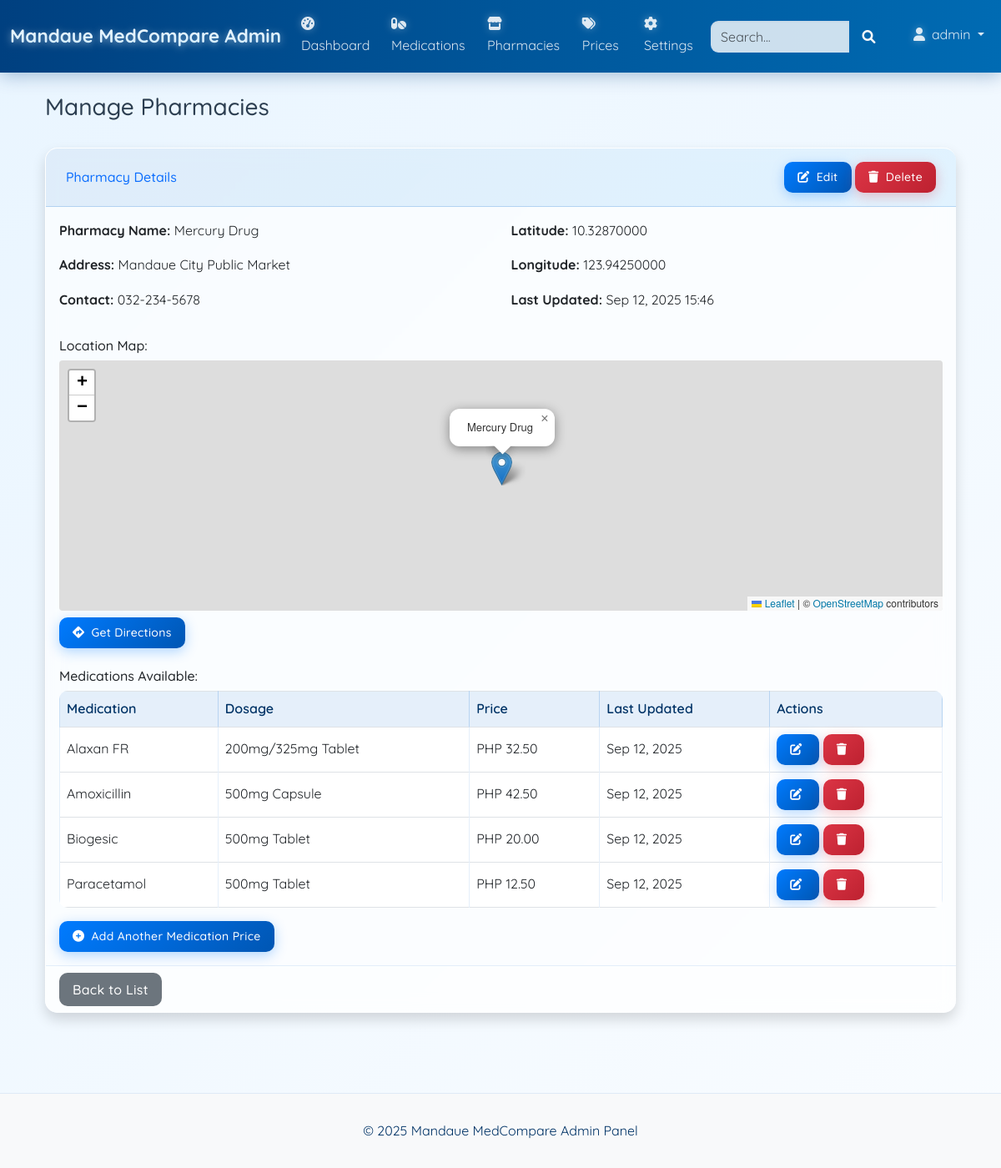
Page /admin/pharmacies.php?action=view&id=2 (signed in) on the committed database.
### tables this page shows
CREATE TABLE `pharmacies` (
  `id` int(11) NOT NULL,
  `name` varchar(255) NOT NULL,
  `address` text NOT NULL,
  `contact` varchar(100) DEFAULT NULL,
  `latitude` decimal(10,8) DEFAULT NULL,
  `longitude` decimal(11,8) DEFAULT NULL,
  `created_at` timestamp NOT NULL DEFAULT current_timestamp(),
  `updated_at` timestamp NOT NULL DEFAULT current_timestamp() ON UPDATE current_timestamp()
);

CREATE TABLE `medication_prices` (
  `id` int(11) NOT NULL,
  `medication_id` int(11) NOT NULL,
  `pharmacy_id` int(11) NOT NULL,
  `price` decimal(10,2) NOT NULL,
  `created_at` timestamp NOT NULL DEFAULT current_timestamp(),
  `updated_at` timestamp NOT NULL DEFAULT current_timestamp() ON UPDATE current_timestamp(),
  `status` enum('available','out_of_stock') NOT NULL DEFAULT 'available'
);

CREATE TABLE `medications` (
  `id` int(11) NOT NULL,
  `name` varchar(255) NOT NULL,
  `generic_name` varchar(255) DEFAULT NULL,
  `dosage` varchar(100) NOT NULL,
  `form` varchar(100) NOT NULL,
  `description` text DEFAULT NULL,
  `created_at` timestamp NOT NULL DEFAULT current_timestamp(),
  `updated_at` timestamp NOT NULL DEFAULT current_timestamp() ON UPDATE current_timestamp()
);

### includes/db.php (called while the page is built, shortened)
<?php
class Database {
    private $connection;
    private static $instance = null;
    private function __construct() {
        $this->connection = new mysqli(DB_HOST, DB_USER, DB_PASS, DB_NAME);
        $this->connection->set_charset('utf8');
    }
    public static function getInstance() {
        if (self::$instance == null) {
            self::$instance = new Database();
        }
        return self::$instance;
    }
    public function query($sql) {
        return $this->connection->query($sql);
    }
}
?>

### admin/pharmacies.php (the view, shortened to what this page needs)
<?php
$pageTitle = "Manage Pharmacies";
include_once 'includes/header.php';
$db = Database::getInstance();
$action = isset($_GET['action']) ? $_GET['action'] : 'list';
$id = isset($_GET['id']) ? (int)$_GET['id'] : 0;
$pharmacy = null;
if (($action === 'edit' || $action === 'view') && $id > 0) {
    $result = $db->query("SELECT * FROM pharmacies WHERE id = $id");
    if ($result && $result->num_rows > 0) {
        $pharmacy = $result->fetch_assoc();
    } else {
        $message = "Pharmacy not found.";
        $messageType = "danger";
        $action = 'list';
    }
}
?>
<div class="container-fluid">
    <div class="d-flex justify-content-between align-items-center mb-4">
        <h1 class="h3 text-gray-800"><?php echo $pageTitle; ?></h1>
    </div>
    <?php if ($action === 'add' || $action === 'edit'): ?>
        <div class="card shadow mb-4">
            <div class="card-header py-3">
                <h6 class="m-0 font-weight-bold text-primary">
                    <?php echo $action === 'add' ? 'Add New Pharmacy' : 'Edit Pharmacy'; ?>
                </h6>
            </div>
            <div class="card-body">
                <form method="POST" action="?action=<?php echo $action; ?><?php echo $action === 'edit' ? '&id=' . $id : ''; ?>">
                    <div class="mb-3">
                        <label for="name" class="form-label">Pharmacy Name <span class="text-danger">*</span></label>
                        <input type="text" class="form-control" id="name" name="name" required
                               value="<?php echo isset($pharmacy) ? htmlspecialchars($pharmacy['name']) : ''; ?>">
                    </div>
                    <div class="mb-3">
                        <label for="address" class="form-label">Address <span class="text-danger">*</span></label>
                        <textarea class="form-control" id="address" name="address" rows="2" required><?php echo isset($pharmacy) ? htmlspecialchars($pharmacy['address']) : ''; ?></textarea>
                    </div>
                    <div class="mb-3">
                        <label for="contact" class="form-label">Contact Number</label>
                        <input type="text" class="form-control" id="contact" name="contact"
                               value="<?php echo isset($pharmacy) ? htmlspecialchars($pharmacy['contact']) : ''; ?>">
                    </div>
                    <div class="row mb-3">
                        <div class="col-md-6">
                            <label for="latitude" class="form-label">Latitude</label>
                            <input type="text" class="form-control" id="latitude" name="latitude"
                                   value="<?php echo isset($pharmacy) ? htmlspecialchars($pharmacy['latitude']) : ''; ?>">
                        </div>
                        <div class="col-md-6">
                            <label for="longitude" class="form-label">Longitude</label>
                            <input type="text" class="form-control" id="longitude" name="longitude"
                                   value="<?php echo isset($pharmacy) ? htmlspecialchars($pharmacy['longitude']) : ''; ?>">
                        </div>
                    </div>
                    <div class="d-flex justify-content-between">
                        <a href="?action=list" class="btn btn-secondary">Cancel</a>
                        <button type="submit" class="btn btn-primary">
                            <?php echo $action === 'add' ? 'Add Pharmacy' : 'Update Pharmacy'; ?>
                        </button>
                    </div>
                </form>
            </div>
        </div>
    <?php elseif ($action === 'view' && $pharmacy): ?>
        <div class="card shadow mb-4">
            <div class="card-header py-3 d-flex justify-content-between align-items-center">
                <h6 class="m-0 font-weight-bold text-primary">Pharmacy Details</h6>
                <div>
                    <a href="?action=edit&id=<?php echo $id; ?>" class="btn btn-primary btn-sm">
                        <i class="fas fa-edit me-1"></i> Edit
                    </a>
                    <a href="?action=delete&id=<?php echo $id; ?>" class="btn btn-danger btn-sm"
                       onclick="return confirm('Are you sure you want to delete this pharmacy?');">
                        <i class="fas fa-trash me-1"></i> Delete
                    </a>
                </div>
            </div>
            <div class="card-body">
                <div class="row">
                    <div class="col-md-6">
                        <p><strong>Pharmacy Name:</strong> <?php echo htmlspecialchars($pharmacy['name']); ?></p>
                        <p><strong>Address:</strong> <?php echo htmlspecialchars($pharmacy['address']); ?></p>
                        <p><strong>Contact:</strong> <?php echo !empty($pharmacy['contact']) ? htmlspecialchars($pharmacy['contact']) : 'N/A'; ?></p>
                    </div>
                    <div class="col-md-6">
                        <p><strong>Latitude:</strong> <?php echo !empty($pharmacy['latitude']) ? htmlspecialchars($pharmacy['latitude']) : 'N/A'; ?></p>
                        <p><strong>Longitude:</strong> <?php echo !empty($pharmacy['longitude']) ? htmlspecialchars($pharmacy['longitude']) : 'N/A'; ?></p>
                        <p><strong>Last Updated:</strong> <?php echo date('M d, Y H:i', strtotime($pharmacy['updated_at'])); ?></p>
                    </div>
                </div>
                <?php if (!empty($pharmacy['latitude']) && !empty($pharmacy['longitude'])): ?>
                    <div class="mt-3">
                        <h6>Location Map:</h6>
                        <div id="map" style="height: 300px; width: 100%;"></div>
                        <div class="mt-2">
                            <a href="https://www.openstreetmap.org/directions?from=&to=<?php echo $pharmacy['latitude']; ?>%2C<?php echo $pharmacy['longitude']; ?>"
                               class="btn btn-sm btn-primary" target="_blank">
                                <i class="fas fa-directions me-1"></i> Get Directions
                            </a>
                        </div>
                    </div>
                <?php endif; ?>
                <?php
                $priceResult = $db->query("
                    SELECT mp.*, m.name as medication_name, m.dosage, m.form
                    FROM medication_prices mp
                    JOIN medications m ON mp.medication_id = m.id
                    WHERE mp.pharmacy_id = $id
                    ORDER BY m.name ASC
                ");
                $prices = [];
                if ($priceResult) {
                    while ($row = $priceResult->fetch_assoc()) {
                        $prices[] = $row;
                    }
                }
                ?>
                <div class="mt-4">
                    <h6>Medications Available:</h6>
                    <?php if (empty($prices)): ?>
                        <p class="text-muted">No medications listed for this pharmacy yet.</p>
                        <a href="prices.php?action=add&pharmacy_id=<?php echo $id; ?>" class="btn btn-sm btn-primary">
                            <i class="fas fa-plus-circle me-1"></i> Add Medication Price
                        </a>
                    <?php else: ?>
                        <div class="table-responsive">
                            <table class="table table-bordered table-hover">
                                <thead>
                                    <tr>
                                        <th>Medication</th>
                                        <th>Dosage</th>
                                        <th>Price</th>
                                        <th>Last Updated</th>
                                        <th>Actions</th>
                                    </tr>
                                </thead>
                                <tbody>
                                    <?php foreach ($prices as $price): ?>
                                        <tr>
                                            <td><?php echo htmlspecialchars($price['medication_name']); ?></td>
                                            <td><?php echo htmlspecialchars($price['dosage'] . ' ' . $price['form']); ?></td>
                                            <td>PHP <?php echo number_format($price['price'], 2); ?></td>
                                            <td><?php echo date('M d, Y', strtotime($price['updated_at'])); ?></td>
                                            <td>
                                                <a href="prices.php?action=edit&id=<?php echo $price['id']; ?>" class="btn btn-sm btn-primary">
                                                    <i class="fas fa-edit"></i>
                                                </a>
                                                <a href="prices.php?action=delete&id=<?php echo $price['id']; ?>" class="btn btn-sm btn-danger"
                                                   onclick="return confirm('Are you sure you want to delete this price entry?');">
                                                    <i class="fas fa-trash"></i>
                                                </a>
                                            </td>
                                        </tr>
                                    <?php endforeach; ?>
                                </tbody>
                            </table>
                        </div>
                        <a href="prices.php?action=add&pharmacy_id=<?php echo $id; ?>" class="btn btn-sm btn-primary">
                            <i class="fas fa-plus-circle me-1"></i> Add Another Medication Price
                        </a>
                    <?php endif; ?>
                </div>
            </div>
            <div class="card-footer">
                <a href="?action=list" class="btn btn-secondary">Back to List</a>
            </div>
        </div>
    <?php endif; ?>
</div>
<?php
if (isset($pharmacy) && !empty($pharmacy['latitude']) && !empty($pharmacy['longitude'])):
?>
<link rel="stylesheet" href="https://unpkg.com/leaflet@1.9.4/dist/leaflet.css"/>
<?php endif; ?>
<?php include_once 'includes/footer.php'; ?>

### assets/css/admin.css (style rules this page uses)
body { background: linear-gradient(135deg, #e9f5ff 0%, #f9fcff 100%); color: #2c3e50; font-family: 'Quicksand', 'Segoe UI', sans-serif; line-height: 1.6; }
.card { border: none; border-radius: 15px; transition: all 0.3s ease; background-color: rgba(255, 255, 255, 0.65); backdrop-filter: blur(10px); -webkit-backdrop-filter: blur(10px); box-shadow: 0 10px 30px rgba(0, 64, 128, 0.1); border-top: 1px solid rgba(255, 255, 255, 0.8); border-left: 1px solid rgba(255, 255, 255, 0.8); overflow: hidden; }
.card-header { background: linear-gradient(135deg, rgba(0, 102, 204, 0.1) 0%, rgba(0, 153, 255, 0.1) 100%); font-weight: 600; color: #003366; border-bottom: 1px solid rgba(0, 102, 204, 0.2); padding: 1rem 1.5rem; }
.card-footer { background-color: rgba(255, 255, 255, 0.3); border-top: 1px solid rgba(0, 102, 204, 0.1); }
.table { background-color: rgba(255, 255, 255, 0.5); backdrop-filter: blur(5px); -webkit-backdrop-filter: blur(5px); border-radius: 10px; overflow: hidden; }
.table th { font-weight: 600; color: #003366; background-color: rgba(0, 102, 204, 0.1); border-color: rgba(0, 102, 204, 0.2); }
.table td { border-color: rgba(0, 102, 204, 0.1); vertical-align: middle; }
.btn { border-radius: 10px; padding: 0.5rem 1rem; font-weight: 500; transition: all 0.3s ease; border: none; letter-spacing: 0.3px; }
.btn i { margin-right: 5px; }
.btn-primary { background: linear-gradient(135deg, #007bff 0%, #0056b3 100%); box-shadow: 0 4px 15px rgba(0, 123, 255, 0.3); }
.btn-danger { background: linear-gradient(135deg, #dc3545 0%, #bd2130 100%); box-shadow: 0 4px 15px rgba(220, 53, 69, 0.3); }

### admin/pharmacies.php (style rules this page uses)
.leaflet-container { height: 300px; width: 100%; border-radius: 0.25rem; }

### rows in the picture
pharmacies: name "Mercury Drug", address "Mandaue City Public Market", contact "032-234-5678", latitude "10.32870000", longitude "123.94250000", updated_at "Sep 12, 2025 15:46"
medication_prices: medication.name "Alaxan FR", medication.form "200mg/325mg Tablet", price "32.50", updated_at "Sep 12, 2025"
medication_prices: medication.name "Amoxicillin", medication.form "500mg Capsule", price "42.50", updated_at "Sep 12, 2025"
medication_prices: medication.name "Biogesic", medication.form "500mg Tablet", price "20.00", updated_at "Sep 12, 2025"
medication_prices: medication.name "Paracetamol", medication.form "500mg Tablet", price "12.50", updated_at "Sep 12, 2025"

### other values in the picture
APP_NAME "Mandaue MedCompare"
$_SESSION['admin_username'] "admin"
$pageTitle "Manage Pharmacies"
